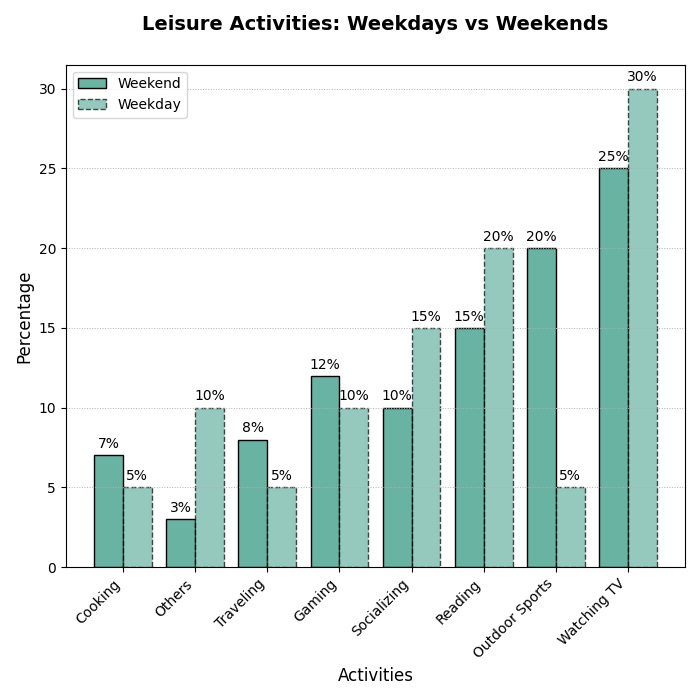

Write Python code to recreate this figure.
import matplotlib.pyplot as plt
import numpy as np

weekend_activities = ['Cooking', 'Others', 'Traveling', 'Gaming', 'Socializing', 'Reading', 'Outdoor Sports', 'Watching TV']
weekend_percentages = [7, 3, 8, 12, 10, 15, 20, 25]
weekday_percentages = [5, 10, 5, 10, 15, 20, 5, 30]

# Use a single color consistently
single_color = '#69b3a2'

fig, ax2 = plt.subplots(figsize=(7, 7))  # Reduced the figure size since one subplot is removed

# Bar chart comparison
x = np.arange(len(weekend_activities))  
width = 0.4  

bars1 = ax2.bar(x - width/2, weekend_percentages, width, label='Weekend', color=single_color, edgecolor='black', linestyle='-')
bars2 = ax2.bar(x + width/2, weekday_percentages, width, label='Weekday', color=single_color, alpha=0.7, edgecolor='black', linestyle='--')

ax2.set_xlabel('Activities', fontsize=12)
ax2.set_ylabel('Percentage', fontsize=12)
ax2.set_title('Leisure Activities: Weekdays vs Weekends', fontsize=14, weight='bold', pad=25)
ax2.set_xticks(x)
ax2.set_xticklabels(weekend_activities, rotation=45, ha='right')
ax2.grid(True, axis='y', linestyle=':', linewidth=0.7)
ax2.legend()

for bars in [bars1, bars2]:
    for bar in bars:
        height = bar.get_height()
        ax2.annotate(f'{height}%', 
                     xy=(bar.get_x() + bar.get_width() / 2, height),
                     xytext=(0, 3), 
                     textcoords="offset points",
                     ha='center', va='bottom')

plt.tight_layout()
plt.show()
